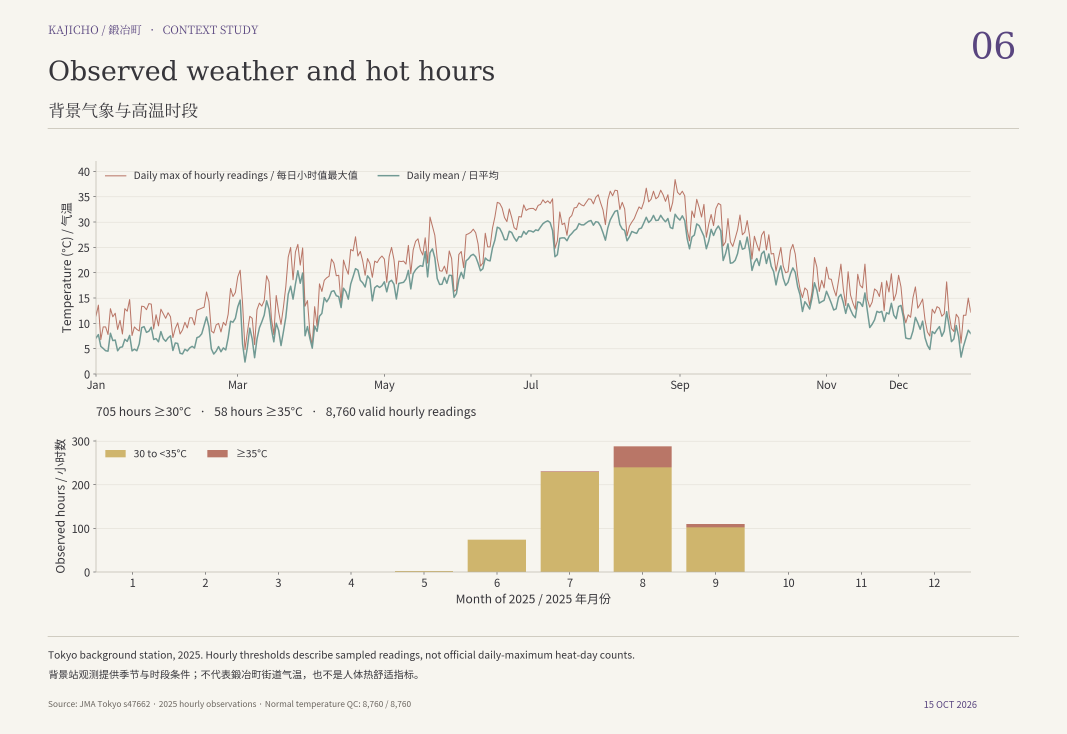
#> input picture 06_Outputs/Context_Study_2026-10-15/figures/06_observed_heat.png, 3200 x 2200 px (shown at 1/3 size)
$ python -i build_context_evidence.py   (imports and definitions only)
#> lines starting #> are read from the running program, lines starting #| are printed output that depends on the picture
#!/usr/bin/env python3
"""Compute source-bound Kajicho context evidence and PNG figures; no solver.
Usage: python3 build_context_evidence.py --input inputs --output . [--analyze-only]
"""
import argparse,collections,concurrent.futures,csv,hashlib,json,math,os,platform,sqlite3,statistics,sys
from datetime import datetime,timezone
from pathlib import Path
import xml.etree.ElementTree as ET
import shapely
from shapely import wkb
from shapely.geometry import box,Polygon,GeometryCollection
from shapely.ops import unary_union,transform
import pyproj
PAPER='#f7f5ef';INK='#36353a';PURPLE='#59457f';TEAL='#719a94';BRICK='#b97667';OCHRE='#cfb56d';GREY='#c8c6bf'
USE_COLORS={'業務施設':'#BE1E32','商業施設':'#785028','宿泊施設':'#F08CBE','住宅':'#F0F0A0','共同住宅':'#FAAAA0','店舗等併用住宅':'#F5F05A','作業所併用住宅':'#B48CBE','官公庁施設':'#0A78BE','文教厚生施設':'#FAA032','運輸倉庫施設':'#283C8C','工場':'#00643C','供給処理施設':'#505050','その他':'#828282','不明':'#BEBEBE'}
USE_LABELS={'業務施設':('Office','办公'),'商業施設':('Retail','商业'),'宿泊施設':('Hotel','住宿'),'住宅':('House','住宅'),'共同住宅':('Apartments','集合住宅'),'店舗等併用住宅':('Housing + shop','住商混合'),'作業所併用住宅':('Housing + work','住工混合'),'官公庁施設':('Government','行政'),'文教厚生施設':('Education / care','文教医疗'),'運輸倉庫施設':('Transport / storage','运输仓储'),'工場':('Factory','工厂'),'供給処理施設':('Utilities','供给处理'),'その他':('Other','其他'),'不明':('Unknown','未知')}
LAND_LABELS={'204':('Water','水域'),'211':('Housing / mixed','住宅与住商混合'),'212':('Commercial','商业'),'213':('Industrial','工业'),'214':('Public facilities','公共设施'),'215':('Roads','道路'),'216':('Transport','交通设施'),'217':('Parks / open space','公共空地'),'222':('Outdoor parking','露天停车'),'223':('Other outdoor use','其他室外利用'),'224':('Unused land','未利用地')}
LAND_COLORS={'204':'#78DCFF','211':'#FFFF00','212':'#E65050','213':'#1E46FF','214':'#C800DC','215':'#e3e1db','216':'#8C8C8C','217':'#C8FFC8','222':'#ded1b5','223':'#c9bcae','224':'#f0ede5'}
SCENARIOS=[('kanda_2018_l2','神田川流域（想定最大規模）','2018-03-30','Kanda inundation forecast / L2','神田川浸水预想 · 2018 · L2'),('kanda_river_2024_l2','荒川水系神田川流域（想定最大規模）','2024-02-15','Kanda river flooding / L2','神田川河川洪水 · 2024 · L2'),('kanda_river_2024_l1','荒川水系神田川流域（計画規模）','2024-02-15','Kanda river flooding / L1','神田川河川洪水 · 2024 · L1'),('sumida_2021_l2','隅田川・新河岸川流域（想定最大規模）','2021-03-30','Sumida / Shingashi / L2','隅田川・新河岸川 · 2021 · L2')]

def geomblob(b):
 f=b[3];e=(f>>1)&7
 return wkb.loads(bytes(b)[8+{0:0,1:32,2:48,3:48,4:64}[e]:])
# [13 lines left out: functions read, writecsv, not called in this run]

def read_l1(inp):
 tr=pyproj.Transformer.from_crs(6668,6677,always_xy=True).transform;out=[];G='{http://www.opengis.net/gml}'
 for p in sorted(inp.glob('*_l1_*.gml')):
  if p.name.startswith('._'):continue
  r=ET.parse(p).getroot()
  for member in r.iter():
   if member.tag.split('}')[-1]!='cityObjectMember':continue
   ob=member[0];polys=[]
   for q in ob.iter(G+'Polygon'):
    rings=[]
    for kind in ['exterior','interior']:
     for ring in q.findall(G+kind):
      pos=ring.find('.//'+G+'posList')
      if pos is None:continue
      vals=list(map(float,pos.text.split()));rings.append([(vals[i+1],vals[i]) for i in range(0,len(vals),3)])
    if rings:
     pg=transform(tr,Polygon(rings[0],rings[1:]))
     if not pg.is_valid:pg=shapely.make_valid(pg)
     polys.append(pg)
   if polys:
    attrs={x.tag.split('}')[-1]:x.text for x in ob.iter() if x.text and not len(x) and x.tag.split('}')[-1] in ['name','rank','scale','description']}
    attrs['source_file']=p.name;out.append((attrs,unary_union(polys)))
 return out

# [193 lines left out: functions analyze, render_one, not called in this run]


def L(zh,en,ja):return {'zh':zh,'en':en,'ja':ja}
CHARTS=[
 {'id':'01_building_coverage','title':L('街区建筑覆盖','Building coverage','街区の建物被覆'),'finding':L('模型投影覆盖丁目总面积的34.37%；其余面积包含道路、铁路等。','Model footprints cover 34.37% of the whole town area; the complement includes roads and rail.','建物モデルの投影面積は町丁目総面積の34.37%。残りには道路・鉄道等を含む。'),'method':L('在EPSG:6677内裁剪所有相交建筑投影，求并集，再除以2020年丁目边界面积。','Clip all intersecting building projections in EPSG:6677, union them, then divide by the 2020 town-boundary area.','EPSG:6677で相交する建物投影を切り出し、和集合面積を2020年町丁目面積で除した。'),'limits':L('总体覆盖率不等同于地块法定建蔽率；277个核心ID与286个边界相交对象采用不同计数规则。','Gross coverage is not legal parcel BCR. The 277 core IDs and 286 intersecting objects use different selection rules.','総面積の被覆率は敷地の法定建蔽率ではない。中心点による277件と面積相交による286件は選定方法が異なる。'),'table':'coverage'},
 {'id':'02_building_use','title':L('建筑用途：数量与面积','Building use: count and area','建物用途：件数と面積'),'finding':L('办公占核心模型数量49.1%，占楼面面积代理68.5%；用途未知27个。','Offices account for 49.1% of core model objects and 68.5% of the floor-area proxy; 27 uses are unknown.','業務施設は件数の49.1%、延べ面積代理値の68.5%。用途不明は27件。'),'method':L('固定277个核心ID，分别汇总模型数量、源投影面积和投影面积×层数。','Use the same 277 core IDs to summarize model counts, source plan area, and plan area × storeys.','同じ277件について、モデル数、源投影面積、投影面積×階数を集計。'),'limits':L('用途为2021年建筑属性；楼面面积代理不等同于实测延床面积，未知用途保留。','Uses are 2021 building attributes. The floor-area proxy is not measured floor area; unknown uses remain explicit.','用途は2021年の建物属性。延べ面積代理値は実測値ではなく、不明用途を明示した。'),'table':'building_use'},
 {'id':'03_land_use_area','title':L('现状土地利用面积','Land-use area','現況土地利用面積'),'finding':L('商业、道路、交通设施分别占31.96%、29.76%、26.56%；道路与交通设施合计56.33%。','Commercial, road and transport land account for 31.96%, 29.76% and 26.56%; roads plus transport total 56.33%.','商業・道路・交通施設用地は31.96%、29.76%、26.56%。道路と交通施設の合計は56.33%。'),'method':L('现状用地面与核心边界相交，同类求并集；分母为10.7914公顷丁目总面积。','Intersect land-use polygons with the core and union each class. The denominator is the whole 10.7914 ha town area.','土地利用ポリゴンを境界で切り、分類ごとに和集合。分母は町丁目総面積10.7914 ha。'),'limits':L('图层覆盖100%，未映射面积0；类别间有0.858平方米重叠。现状用地与法定用途地域不同。','Coverage is 100%, with 0 m² unmapped and 0.858 m² of cross-class overlap. Observed land use differs from legal zoning.','データ被覆は100%、未対応0 m²、分類間重複0.858 m²。現況土地利用と法定用途地域は異なる。'),'table':'land_use'},
 {'id':'04_building_height','title':L('建筑高度分布','Building height distribution','建物高さの分布'),'finding':L('261个源高度的中位数为16.2米，另有16个高度代理值。','The median of 261 source height values is 16.2 m; 16 other objects use height proxies.','源高さ261件の中央値は16.2 m。別に推定高さ16件がある。'),'method':L('按源高度分组；模型代理值单列，比例分母为全部277个核心模型。','Bin source heights and show proxy values separately. Percentages use all 277 core models.','源高さを階級化し、推定値を別表示。比率の分母は中心部277件。'),'limits':L('measuredHeight是源字段，模型高度不替代现场测量；代理值不进入源高度中位数。','measuredHeight is a source field. Model height does not replace field measurement; proxies are excluded from its median.','measuredHeightは源属性で現地実測の代用ではない。推定値は中央値から除外。'),'table':'height'},
 {'id':'05_flood_sources','title':L('洪水情景与资料口径','Flood scenarios and source scope','浸水シナリオと資料範囲'),'finding':L('2018神田川浸水预想L2覆盖核心区38.43%，与144个核心模型相交；核心相交深度类别均低于0.5米。','The 2018 Kanda forecast L2 covers 38.43% of the core and intersects 144 core models; all core overlaps are in the <0.5 m class.','2018年神田川浸水予想L2は中心部38.43%を覆い、144モデルと相交。中心部の相交は全て0.5 m未満。'),'method':L('各资料情景独立求并集并叠加277个核心模型，面积相交阈值0.01平方米；多深度相交按最高类别计一次。','Union each source scenario separately and intersect 277 core models at >0.01 m². Each object counts once at its highest intersected depth class.','資料別に和集合を作り277件と重ね、0.01 m²超で相交。複数深度は最大区分で1回計上。'),'limits':L('2018浸水预想与2024河川洪水口径不同。可得2024 L1/L2在核心内无记录相交，不等同于安全；L1原图斑位于北侧。','The 2018 forecast and 2024 river-flood layers differ in scope. Available 2024 L1/L2 polygons have no core overlap, which does not imply safety; L1 polygons lie north.','2018年浸水予想と2024年河川洪水は対象が異なる。取得した2024 L1/L2に中心部の相交はないが、安全を意味しない。L1図斑は北側。'),'table':'flood_scenarios'},
 {'id':'06_observed_heat','title':L('背景气象与高温时段','Observed weather and hot hours','背景気象と高温時間'),'finding':L('东京站2025年8760个小时观测中，705小时达到30°C，58小时达到35°C；小时最高38.4°C。','Among 8,760 Tokyo station observations in 2025, 705 hours reach 30°C and 58 reach 35°C; the highest hourly reading is 38.4°C.','東京地点2025年8,760時間のうち30°C以上は705時間、35°C以上は58時間。最高の毎時値は38.4°C。'),'method':L('按原观测日的1–24时汇总正常质量码小时温度，不填补数据。','Aggregate normal-quality hourly temperatures by original observation day, hours 1–24, with no imputation.','正常品質の毎時気温を元の観測日1～24時で集計。補間なし。'),'limits':L('小时阈值计数不等于官方日最高温统计；背景站不能直接表示街道气温或热舒适。','Hourly threshold counts differ from official daily-maximum statistics. The background station does not directly represent street temperature or comfort.','毎時値の閾値集計は公式の日最高気温統計と異なる。背景地点は街路気温や快適性を直接表さない。'),'table':'weather_monthly'},
 {'id':'07_earthquake_risk','title':L('地震区域危险度','Regional earthquake risk','地震に関する地域危険度'),'finding':L('两丁目倒塌危险度均为3级，综合均为2级；一丁目火灾2级、二丁目1级。','Both chome have collapse rank 3 and composite rank 2; fire ranks are 2 in Kajicho 1 and 1 in Kajicho 2.','両丁目とも建物倒壊ランク3、総合ランク2。火災は一丁目2、二丁目1。'),'method':L('直接读取东京都第9回调查的两个官方丁目行，保留公布危险量、等级和活动困难系数。','Read the two official chome rows in Tokyo’s 9th survey; retain published risk amounts, ranks and response-difficulty coefficients.','東京都第9回調査の公式2行を読み、危険量・ランク・活動困難係数を原値で保持。'),'limits':L('2022年调查在统一工学基盘摇晃条件下比较5192个町丁目；等级不是年概率或单栋鉴定。','The 2022 survey compares 5,192 towns under common engineering-bedrock shaking. Ranks are not annual probabilities or individual-building assessments.','2022年調査は同じ工学的基盤の揺れで5,192町丁目を比較。ランクは年確率や個別建物診断ではない。'),'table':'earthquake'}
]

# [66 lines left out: functions render_all, main, not called in this run]
# [1 line not run here, left out]

>>> import cv2
>>> picture = cv2.imread('../06_Outputs/Context_Study_2026-10-15/figures/06_observed_heat.png', cv2.IMREAD_GRAYSCALE)
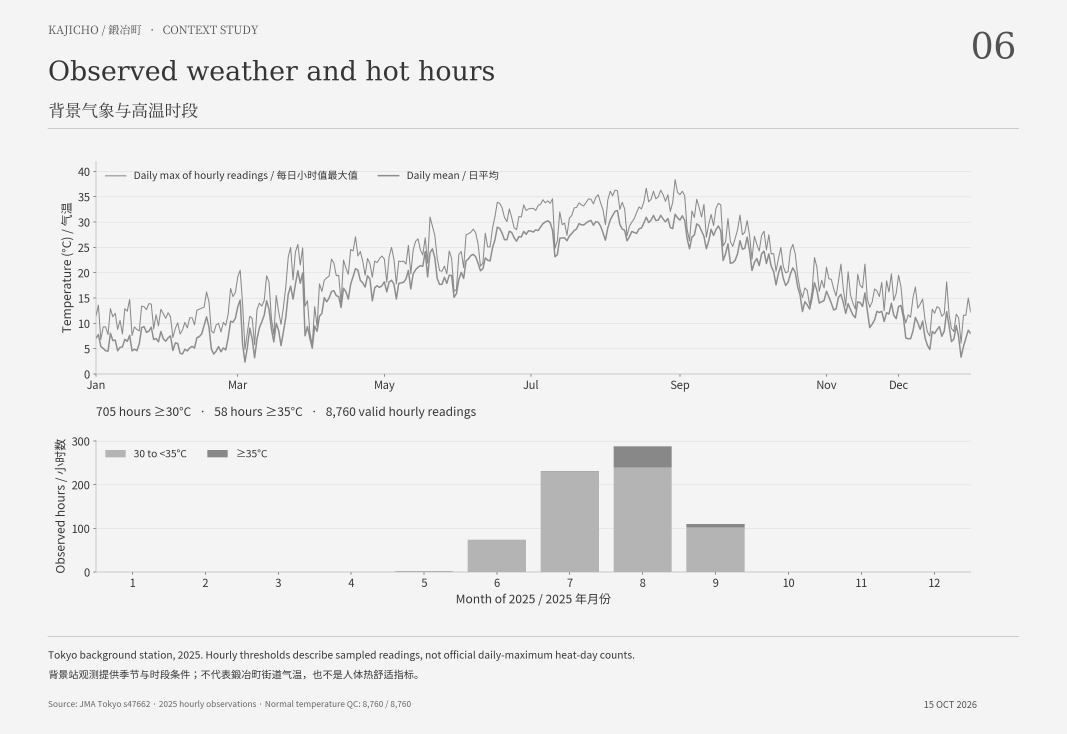
#> picture: shape (2200, 3200) (shown at 1/3 size); min 53, max 244, mean 238.4
#> (the run stopped early here; a loop or call above may not have finished)
